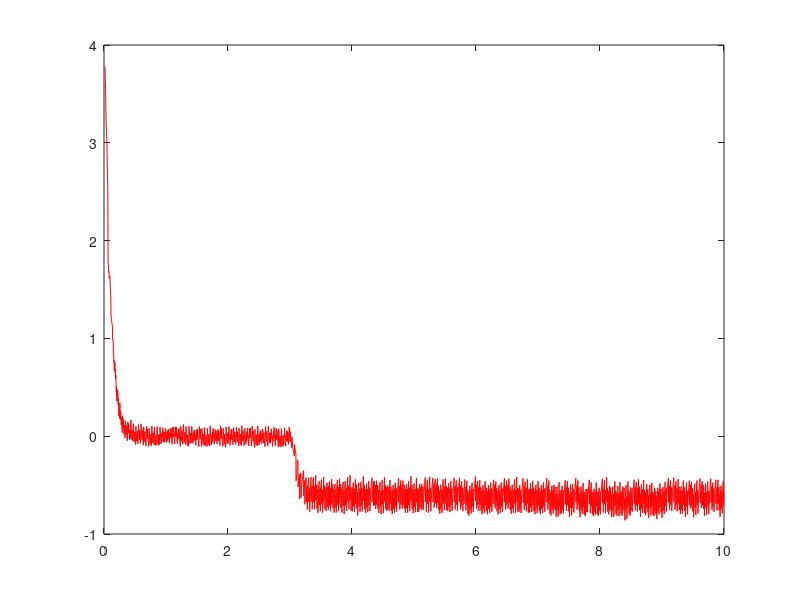

The MATLAB source for this figure: (Note: this script raises an error after producing the figure.)
% ReadTxt_MEM458_Lab2C_CCW_smooth.m
fileID = fopen("linearize_perturbation.txt",'r');
formatSpec = '%d %d %f';
sizeA = [3 Inf];
A = fscanf(fileID,formatSpec,sizeA);
fclose(fileID);
n=size(A);
t=A(1,1:n(2))*0.001;
x=A(2,1:n(2))*0.892*pi/180;
v=A(3,1:n(2))*1000*0.892*pi/180;
v_old = v;
v(2)=(v(1)+v(2))/2;
v(3)=(v(2)*2+v(3))/3;
v(4)=(v(3)*3+v(4))/4;
v(5)=(v(4)*4+v(5))/5;
v(6)=(v(5)*5+v(6))/6;
v(7)=(v(6)*6+v(7))/7;
v(8)=(v(7)*7+v(8))/8;
v(9)=(v(9)*8+v(9))/9;

for i=10:1:n(2)
    v(i)=(v(i-1)*9+v(i))/10;
end

vel_equil = -0.31266*0.892*1000*pi/180;
input_perturbation = 25/255*100*pi/180;

v_perturbation = v-(vel_equil);

delay = 3;
A = -0.62;
tau = 0.11;
curve_fit_eqn = @(t) A*(1-exp(-(t-delay)/tau)).*heaviside(t-delay);

figure;
plot(t,v_perturbation,'r-',"DisplayName","Arduino's Perturbation Output"); hold on;
plot(t,curve_fit_eqn(t),'b-',"LineWidth",2,"DisplayName",sprintf("Curve Fit line: \\omega = %.3f exp(-t/%.3f)",A, tau));
xlabel("Time (s)");
ylabel("Angular Velocity (rad/s)");
grid on;
grid minor;
legend(location = "best");
